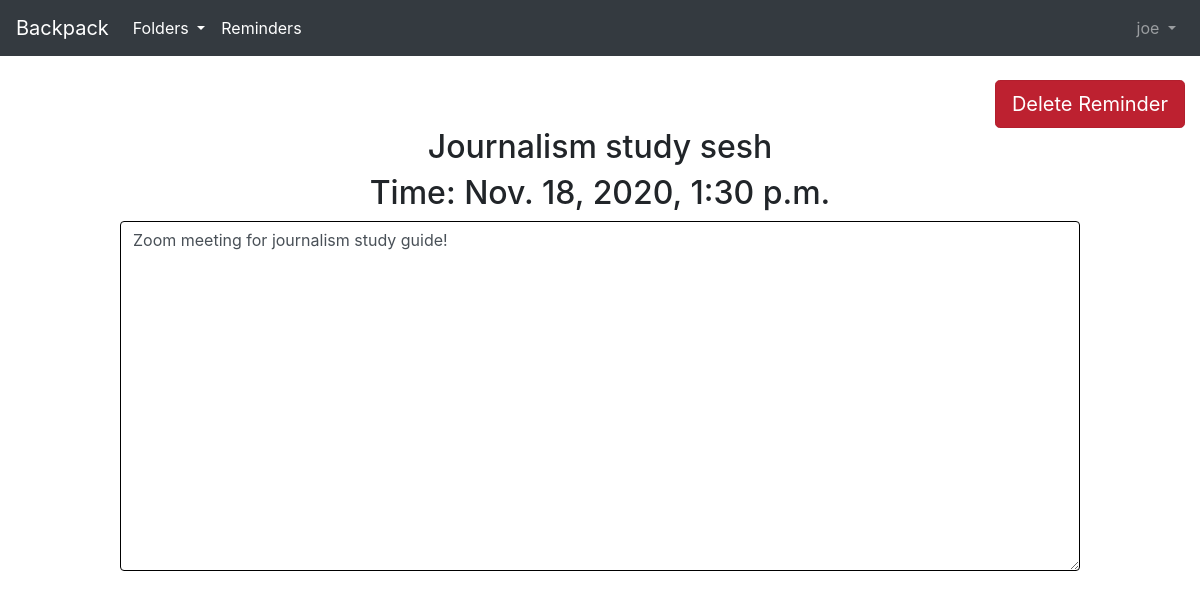
The app's page /reminders/15 (signed in) with its own data.
### reminders/models.py (models this page shows, shortened)
class Reminder(models.Model):
    title = models.CharField(max_length=100)
    description = models.CharField(max_length=512, blank=True)
    deadline = models.DateTimeField(null=True)
    user_owner = models.ForeignKey(
                        get_user_model(),
                        on_delete=models.CASCADE,
                            )

### reminders/views.py (the view)
# urls.py: path('<int:pk>', Reminder_detail.as_view(), name='reminder_detail'),
class Reminder_detail(DetailView):
    template_name = 'reminder_detail.html'
    model = Reminder

### docs/models.py (called while the page is built)
    def __str__(self):
        return self.title

### templates/context_processors.py (called while the page is built)
def include_login_form(request):
    from django.contrib.auth.forms import AuthenticationForm
    form = AuthenticationForm()
    return {'login_form': form}

### templates/template_tags/tags.py (called while the page is built)
@register.inclusion_tag("top3.html", takes_context=True)
def get_top3_folders(context):
    request = context['request']
    user = request.user
    queryset = Folder.objects.filter(user_owner = user).order_by('-last_access')[:3]
    return {"folder_queryset":queryset}

### templates/reminder_detail.html (shortened to what this page needs)
{% extends 'base.html' %}
{% block content %}
<div class="post-entry">
   <div class="col-md-12 text-right">
	<a href="{% url 'delete_reminder' reminder.pk %}" class="btn btn-danger btn-lg active text-right" role="button" aria-pressed="true">Delete Reminder</a>
 </div>
	<h2 style="text-align: center;">{{ reminder.title }}</h2>
	<h2 style="text-align: center;">Time: {{ reminder.deadline }}</h2>
	<div class="form-group">
    <textarea maxlength= 512 class="form-control remindernote" id="id_notes" rows="3">{{reminder.description}}</textarea>
 </div>
</div>
{% endblock content %}

### templates/base.html (shortened to what this page needs)
<!doctype html>
<html lang="en">
  <head>
    <link rel="stylesheet"
    href="https://stackpath.bootstrapcdn.com/bootstrap/4.1.3/css/bootstrap.min.css"
>
  </head>
  <body>
    <nav class="navbar navbar-expand-md navbar-dark bg-dark mb-4">
      <a class="navbar-brand" href="{% url 'home' %}">Backpack</a>
      {% if user.is_authenticated %}
 	<div class="dropdown">
	<ul class="navbar-nav mr-auto">
        <li class="nav-item active">
        <a class="nav-link dropdown-toggle" href="{% url 'folders' %}"
	>
	Folders </a>
	</li>
	</ul>
</div>
<ul class="navbar-nav mr-auto">
        <li class="nav-item active">
        <a class="nav-link" href="{% url 'reminders' %}"
	>
	Reminders </a>
	</li>
	</ul>
	<ul class="navbar-nav ml-auto">
            <a class="nav-link dropdown-toggle" href="#" id="userMenu"
              data-toggle="dropdown" data-hover = "dropdown" aria-haspopup="true"
              aria-expanded="false">
              {{ user.username }}
            </a>
        </ul>
      {% endif %}
  </nav>
    {% block content %}
    {% endblock content %}
  </body>
</html>

### templates/reminder_detail.html (style rules this page uses)
.remindernote { border: solid 1px black; height: 350px !important; width: 80%; margin-left: 10%; overflow: hidden; }

### records on screen
Reminder: title "Journalism study sesh", deadline "Nov. 18, 2020, 1:30 p.m.", description "Zoom meeting for journalism study guide!"

### other values on screen
{{ user.username }} "joe"
